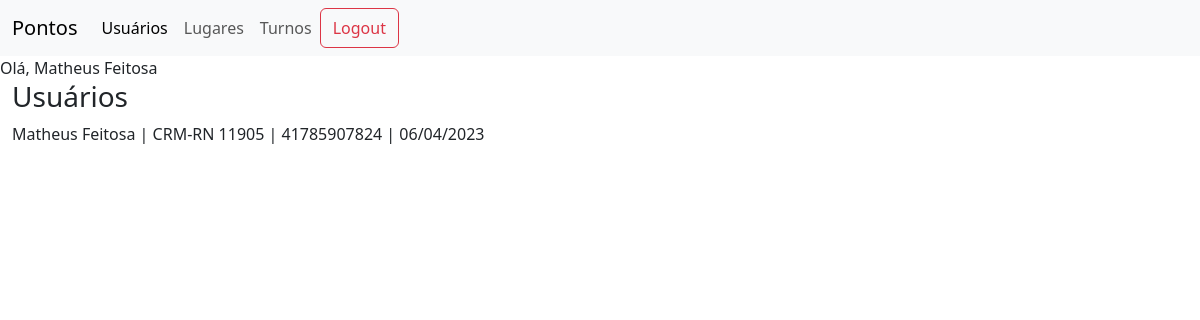
The page /profiles/ (signed in) on the database its author committed.
### profiles/models.py (models this page shows, shortened)
class Profile(models.Model):
    user = models.OneToOneField(User, on_delete=models.CASCADE, null=True, blank=True)
    id = models.UUIDField(
        default=uuid.uuid4, unique=True, primary_key=True, editable=False
    )
    name = models.CharField(max_length=200)
    cpf = models.CharField(max_length=11, editable=False)
    crm_number = models.CharField(max_length=20)
    crm_state = models.CharField(max_length=2, choices=STATE_CHOICES)
    created = models.DateTimeField(auto_now_add=True)

### profiles/views.py (the view)
# urls.py: path("", views.profiles, name="profiles"),
def profiles(request):
    profiles = Profile.objects.all()
    return render(request, 'profiles/profiles_list.html', {'profiles': profiles})

### templates/profiles/profiles_list.html
{% extends "base.html" %}
{% block content %}
<h3>Usuários</h3>
{% for profile in profiles %}
<p>{{profile.name}} | CRM-{{profile.crm_state}} {{profile.crm_number}} | {{profile.cpf}} |
    {{profile.created|date:"d/m/Y"}}
</p>
{% endfor %}
{% endblock content %}

### templates/base.html (shortened to what this page needs)
<!DOCTYPE html>
<html lang="pt">
<head>
  <link href="https://cdn.jsdelivr.net/npm/bootstrap@5.3.0-alpha3/dist/css/bootstrap.min.css"
    rel="stylesheet"
>
</head>
<body>
  <nav class="navbar navbar-expand-lg bg-body-tertiary">
    <div class="container-fluid">
      <a class="navbar-brand"
        href="#">Pontos</a>
      <div class="collapse navbar-collapse"
        id="navbarNavAltMarkup">
        <div class="navbar-nav">
          <a class="nav-link active"
            aria-current="page"
            href="{% url 'profiles' %}">Usuários</a>
          <a class="nav-link"
            href="{% url 'workplaces' %}">Lugares</a>
          <a class="nav-link"
            href="{% url 'shifts' %}">Turnos</a>
          <button class="btn btn-outline-danger"
            type="submit">Logout</button>
        </div>
      </div>
    </div>
  </nav>
  <div>
    {% if user %}
    Olá, {{user.profile.name}}
    {% endif%}
  </div>
  <div class="container-fluid">
    {% block content %} {% endblock%}
  </div>
</body>
</html>

### rows shown on the page
Profile: name "Matheus Feitosa", crm_state "RN", crm_number "11905", cpf "41785907824", created "06/04/2023"

### other values the page prints
{{ user.profile.name }} "Matheus Feitosa"
